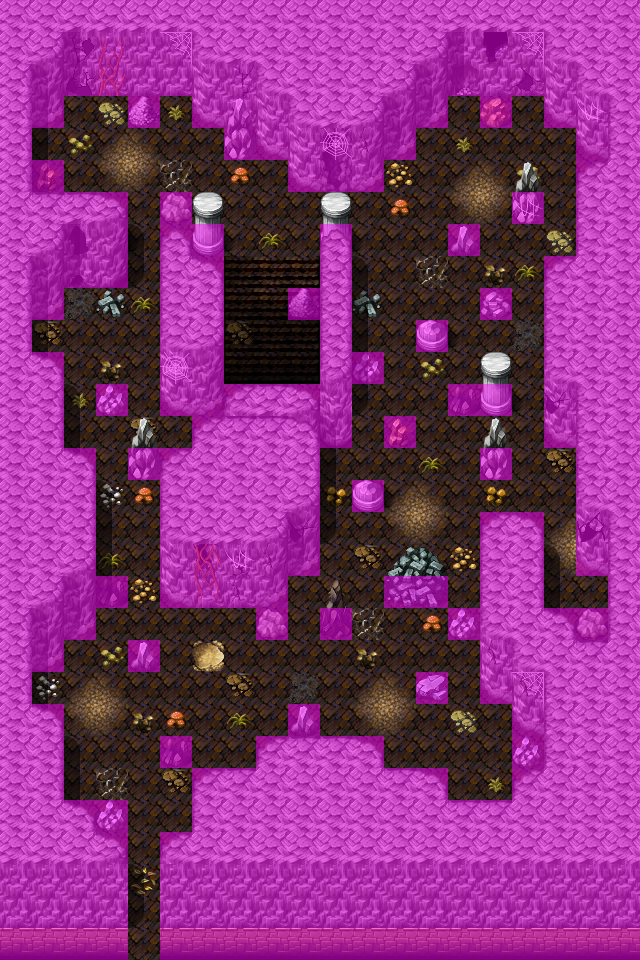

Below is a game level as drawn by its tile map, then a one-line description and the .tmx that defines it (tile-layer data replaced by summaries):
An orthogonal 20x30 tile map with 32x32 px tiles, 4 tile layers (Ground, Objects, Above, Walkable), 45 tilesets and 10 objects (8x spawn, 2x mapchange).

<map version="1.0" orientation="orthogonal" width="20" height="30" tilewidth="32" tileheight="32">
 <tileset firstgid="1" name="map_bed_1" tilewidth="32" tileheight="32">
  <image source="../drawable/map_bed_1.png" width="512" height="256" />
 </tileset>
 <tileset firstgid="129" name="map_border_1" tilewidth="32" tileheight="32">
  <image source="../drawable/map_border_1.png" width="512" height="256" />
 </tileset>
 <tileset firstgid="257" name="map_bridge_1" tilewidth="32" tileheight="32">
  <image source="../drawable/map_bridge_1.png" width="512" height="256" />
 </tileset>
 <tileset firstgid="385" name="map_broken_1" tilewidth="32" tileheight="32">
  <image source="../drawable/map_broken_1.png" width="512" height="256" />
 </tileset>
 <tileset firstgid="513" name="map_cavewall_1" tilewidth="32" tileheight="32">
  <image source="../drawable/map_cavewall_1.png" width="576" height="192" />
 </tileset>
 <tileset firstgid="621" name="map_cavewall_2" tilewidth="32" tileheight="32">
  <image source="../drawable/map_cavewall_2.png" width="576" height="192" />
 </tileset>
 <tileset firstgid="729" name="map_cavewall_3" tilewidth="32" tileheight="32">
  <image source="../drawable/map_cavewall_3.png" width="576" height="192" />
 </tileset>
 <tileset firstgid="837" name="map_chair_table_1" tilewidth="32" tileheight="32">
  <image source="../drawable/map_chair_table_1.png" width="512" height="256" />
 </tileset>
 <tileset firstgid="965" name="map_crate_1" tilewidth="32" tileheight="32">
  <image source="../drawable/map_crate_1.png" width="512" height="256" />
 </tileset>
 <tileset firstgid="1093" name="map_cupboard_1" tilewidth="32" tileheight="32">
  <image source="../drawable/map_cupboard_1.png" width="512" height="256" />
 </tileset>
 <tileset firstgid="1221" name="map_curtain_1" tilewidth="32" tileheight="32">
  <image source="../drawable/map_curtain_1.png" width="512" height="256" />
 </tileset>
 <tileset firstgid="1349" name="map_entrance_1" tilewidth="32" tileheight="32">
  <image source="../drawable/map_entrance_1.png" width="512" height="256" />
 </tileset>
 <tileset firstgid="1477" name="map_fence_1" tilewidth="32" tileheight="32">
  <image source="../drawable/map_fence_1.png" width="512" height="256" />
 </tileset>
 <tileset firstgid="1605" name="map_fence_2" tilewidth="32" tileheight="32">
  <image source="../drawable/map_fence_2.png" width="512" height="256" />
 </tileset>
 <tileset firstgid="1733" name="map_ground_1" tilewidth="32" tileheight="32">
  <image source="../drawable/map_ground_1.png" width="512" height="256" />
 </tileset>
 <tileset firstgid="1861" name="map_ground_2" tilewidth="32" tileheight="32">
  <image source="../drawable/map_ground_2.png" width="512" height="256" />
 </tileset>
 <tileset firstgid="1989" name="map_ground_3" tilewidth="32" tileheight="32">
  <image source="../drawable/map_ground_3.png" width="512" height="256" />
 </tileset>
 <tileset firstgid="2117" name="map_ground_4" tilewidth="32" tileheight="32">
  <image source="../drawable/map_ground_4.png" width="512" height="256" />
 </tileset>
 <tileset firstgid="2245" name="map_ground_5" tilewidth="32" tileheight="32">
  <image source="../drawable/map_ground_5.png" width="512" height="256" />
 </tileset>
 <tileset firstgid="2373" name="map_ground_6" tilewidth="32" tileheight="32">
  <image source="../drawable/map_ground_6.png" width="512" height="256" />
 </tileset>
 <tileset firstgid="2501" name="map_ground_7" tilewidth="32" tileheight="32">
  <image source="../drawable/map_ground_7.png" width="512" height="256" />
 </tileset>
 <tileset firstgid="2629" name="map_ground_8" tilewidth="32" tileheight="32">
  <image source="../drawable/map_ground_8.png" width="512" height="256" />
 </tileset>
 <tileset firstgid="2757" name="map_indoor_1" tilewidth="32" tileheight="32">
  <image source="../drawable/map_indoor_1.png" width="512" height="256" />
 </tileset>
 <tileset firstgid="2885" name="map_kitchen_1" tilewidth="32" tileheight="32">
  <image source="../drawable/map_kitchen_1.png" width="512" height="256" />
 </tileset>
 <tileset firstgid="3013" name="map_outdoor_1" tilewidth="32" tileheight="32">
  <image source="../drawable/map_outdoor_1.png" width="512" height="256" />
 </tileset>
 <tileset firstgid="3141" name="map_pillar_1" tilewidth="32" tileheight="32">
  <image source="../drawable/map_pillar_1.png" width="512" height="256" />
 </tileset>
 <tileset firstgid="3269" name="map_plant_1" tilewidth="32" tileheight="32">
  <image source="../drawable/map_plant_1.png" width="512" height="256" />
 </tileset>
 <tileset firstgid="3397" name="map_rock_1" tilewidth="32" tileheight="32">
  <image source="../drawable/map_rock_1.png" width="512" height="256" />
 </tileset>
 <tileset firstgid="3525" name="map_roof_1" tilewidth="32" tileheight="32">
  <image source="../drawable/map_roof_1.png" width="512" height="256" />
 </tileset>
 <tileset firstgid="3653" name="map_roof_2" tilewidth="32" tileheight="32">
  <image source="../drawable/map_roof_2.png" width="512" height="256" />
 </tileset>
 <tileset firstgid="3781" name="map_shop_1" tilewidth="32" tileheight="32">
  <image source="../drawable/map_shop_1.png" width="512" height="256" />
 </tileset>
 <tileset firstgid="3909" name="map_sign_ladder_1" tilewidth="32" tileheight="32">
  <image source="../drawable/map_sign_ladder_1.png" width="512" height="256" />
 </tileset>
 <tileset firstgid="4037" name="map_table_1" tilewidth="32" tileheight="32">
  <image source="../drawable/map_table_1.png" width="512" height="256" />
 </tileset>
 <tileset firstgid="4165" name="map_trail_1" tilewidth="32" tileheight="32">
  <image source="../drawable/map_trail_1.png" width="512" height="256" />
 </tileset>
 <tileset firstgid="4293" name="map_tree_1" tilewidth="32" tileheight="32">
  <image source="../drawable/map_tree_1.png" width="512" height="256" />
 </tileset>
 <tileset firstgid="4421" name="map_wall_1" tilewidth="32" tileheight="32">
  <image source="../drawable/map_wall_1.png" width="512" height="256" />
 </tileset>
 <tileset firstgid="4549" name="map_wall_2" tilewidth="32" tileheight="32">
  <image source="../drawable/map_wall_2.png" width="480" height="256" />
 </tileset>
 <tileset firstgid="4669" name="map_wall_3" tilewidth="32" tileheight="32">
  <image source="../drawable/map_wall_3.png" width="480" height="256" />
 </tileset>
 <tileset firstgid="4789" name="map_window_1" tilewidth="32" tileheight="32">
  <image source="../drawable/map_window_1.png" width="512" height="256" />
 </tileset>
 <tileset firstgid="4917" name="map_window_2" tilewidth="32" tileheight="32">
  <image source="../drawable/map_window_2.png" width="512" height="256" />
 </tileset>
 <tileset firstgid="5045" name="map_transition_1" tilewidth="32" tileheight="32">
  <image source="../drawable/map_transition_1.png" width="512" height="256" />
 </tileset>
 <tileset firstgid="5173" name="map_transition_2" tilewidth="32" tileheight="32">
  <image source="../drawable/map_transition_2.png" width="512" height="256" />
 </tileset>
 <tileset firstgid="5301" name="map_transition_3" tilewidth="32" tileheight="32">
  <image source="../drawable/map_transition_3.png" width="512" height="256" />
 </tileset>
 <tileset firstgid="5429" name="map_transition_4" tilewidth="32" tileheight="32">
  <image source="../drawable/map_transition_4.png" width="512" height="256" />
 </tileset>
 <tileset firstgid="5557" name="map_transition_5" tilewidth="32" tileheight="32">
  <image source="../drawable/map_transition_5.png" width="512" height="256" />
 </tileset>
 <layer name="Ground" width="20" height="30">
  <data>[600 cells, 600 non-empty, 20 distinct tile ids]</data>
 </layer>
 <layer name="Objects" width="20" height="30">
  <data>[600 cells, 187 non-empty, 65 distinct tile ids]</data>
 </layer>
 <layer name="Above" width="20" height="30">
  <data>[600 cells, 84 non-empty, 21 distinct tile ids]</data>
 </layer>
 <layer name="Walkable" width="20" height="30">
  <data>[600 cells, 383 non-empty, 1 distinct tile ids]</data>
 </layer>
 <objectgroup name="Mapevents" width="20" height="30">
  <object name="south" type="mapchange" x="128" y="928" width="32" height="32">
   <properties>
    <property name="map" value="soulpartdungeon0" />
    <property name="place" value="north" />
   </properties>
  </object>
  <object name="down" type="mapchange" x="224" y="352" width="96" height="32">
   <properties>
    <property name="map" value="soulpartdungeon2" />
    <property name="place" value="up" />
   </properties>
  </object>
 </objectgroup>
 <objectgroup name="Spawn" width="20" height="30">
  <object name="goblin1" type="spawn" x="128" y="576" width="32" height="32" />
  <object name="goblin2" type="spawn" x="96" y="448" width="32" height="32" />
  <object name="goblin2" type="spawn" x="128" y="192" width="32" height="96" />
  <object name="goblin1" type="spawn" x="32" y="608" width="512" height="224">
   <properties>
    <property name="quantity" value="3" />
   </properties>
  </object>
  <object name="goblin2" type="spawn" x="352" y="96" width="288" height="704">
   <properties>
    <property name="quantity" value="3" />
   </properties>
  </object>
  <object name="cavesnake2_boss" type="spawn" x="256" y="448" width="288" height="288" />
  <object name="goblin1" type="spawn" x="0" y="64" width="224" height="512">
   <properties>
    <property name="quantity" value="2" />
   </properties>
  </object>
  <object name="goblin2" type="spawn" x="192" y="160" width="160" height="192" />
 </objectgroup>
 <objectgroup name="Keys" width="20" height="30" />
</map>
